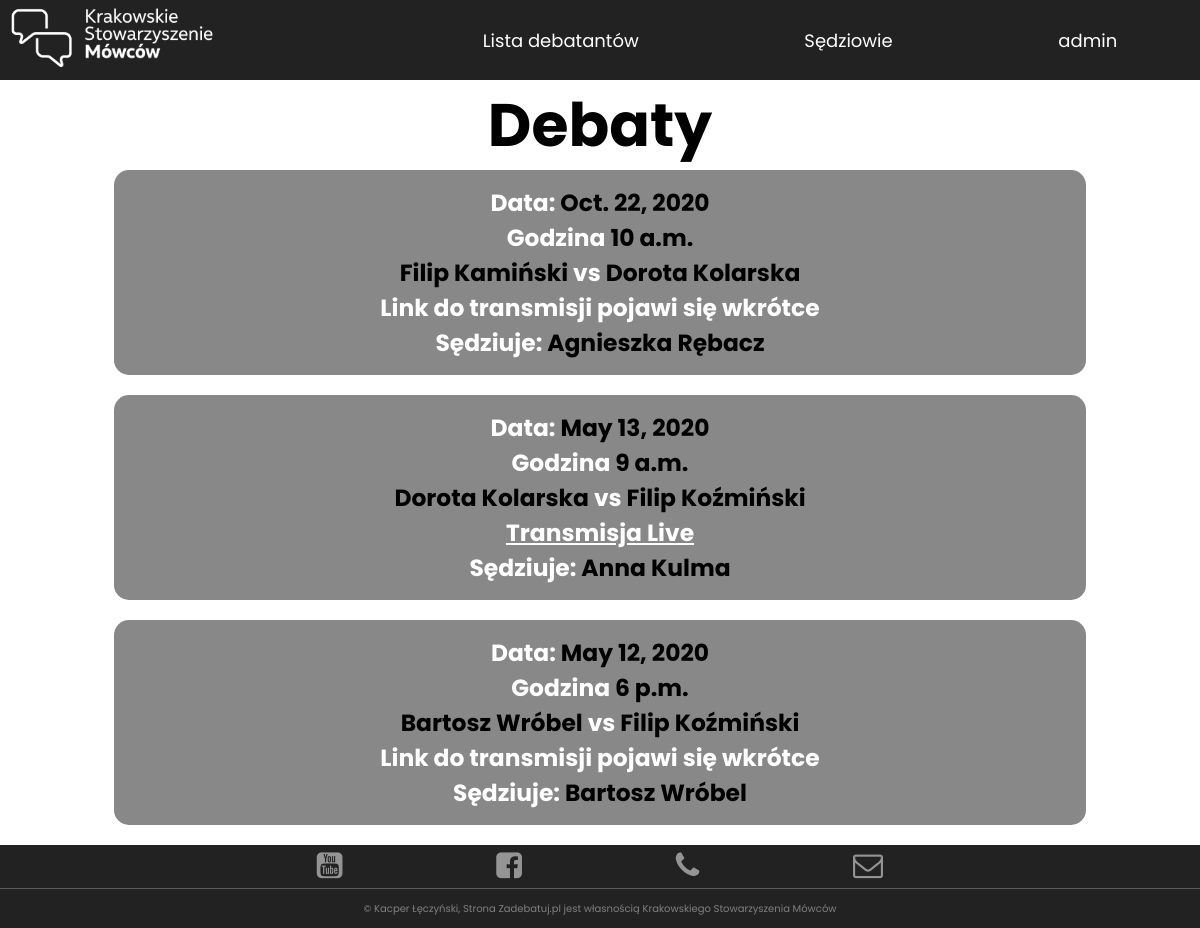
The app's page /live/ (signed in) with its own data.
### ksm_app/models.py (models this page shows, shortened)
class DebatantsBattle(models.Model):
    user1 = models.ForeignKey(Debatants, related_name="user1", on_delete=models.SET_NULL, null=True)
    user2 = models.ForeignKey(Debatants, related_name="user2", on_delete=models.SET_NULL, null=True)
    judge = models.ForeignKey(Judges, on_delete=models.SET_NULL, null=True)
    data = models.DateField(max_length=256, null=True)
    godzina = models.TimeField(max_length=256, null=True)
    transmisja = models.URLField(blank=True)
    class Meta:
        ordering = ['-data']

class Debatants(models.Model):
    user = models.OneToOneField(User, on_delete=models.CASCADE, null=True)
    imię = models.CharField(max_length=256)
    nazwisko = models.CharField(max_length=256)
    email = models.EmailField(max_length=256, null=True)
    miasto = models.CharField(max_length=256)
    szkoła = models.CharField(max_length=256)
    organizacja = models.CharField(max_length=256)
    facebook = models.URLField(max_length=256, null=True)
    opis = models.TextField(max_length=1000, null=True)
    terminy = models.TextField(max_length=1000, null=True)
    accept = models.BooleanField(default=False)
    accept2 = models.BooleanField(default=False)
    class Meta:
        ordering = ['imię']
    def __str__(self):
        return (self.imię + ' ' + self.nazwisko)

class Judges(models.Model):
    user = models.OneToOneField(User, on_delete=models.CASCADE, null=True)
    imię = models.CharField(max_length=256)
    nazwisko = models.CharField(max_length=256)
    email = models.EmailField(max_length=256, null=True)
    miasto = models.CharField(max_length=256)
    szkoła = models.CharField(max_length=256)
    organizacja = models.CharField(max_length=256)
    dyspozycyjnosc = models.TextField(max_length=1000)
    opis = models.TextField(max_length=2000)
    facebook = models.URLField(max_length=256, null=True)
    accept = models.BooleanField(default=False)
    accept2 = models.BooleanField(default=False)
    class Meta:
        ordering = ['imię']
    def __str__(self):
        return self.imię + ' ' + self.nazwisko

### ksm_app/views.py (the view)
# urls.py: path('live/', views.ShowBattle, name='live'),
def ShowBattle(request):
    battles = DebatantsBattle.objects.all()
    return render(request, 'ksm_app2/live.html', {'battles': battles})

### ksm_app/templatetags/has_group.py (called while the page is built)
@register.filter
def has_group(user, group_name = 'judges'):
    group = Group.objects.get(name = group_name)
    return True if group in user.groups.all() else False

### templates/ksm_app2/live.html (shortened to what this page needs)
{% load static %}
{% load has_group %}
<!doctype html>
<html lang="en">
<head>
    <link rel="stylesheet" href="{% static '/css/style.css' %}">
    <link rel="stylesheet" href="{% static '/css/rwd.css' %}">
    <link rel="stylesheet" href="{% static '/css2/live.css' %}">
    <link rel="stylesheet" href="https://cdnjs.cloudflare.com/ajax/libs/font-awesome/4.7.0/css/font-awesome.min.css">
</head>
<body>
<header class="main-container">
    <div class="logo">
        <a href="{% url 'ksm_app:base' %}"><img src="{% static '/img2/KSM_logo_poziom_biel-kopia.png' %}" alt=""></a>
    </div>
    <nav>
        <ul class="nav-links">
            {% if user.is_authenticated %}
                <li class="nav-link"><a href="{% url 'ksm_app:debatants_list' %}">Lista debatantów</a></li>
                <li class="nav-link"><a href="{% url 'ksm_app:judges_list' %}">Sędziowie</a></li>
                {% if request.user|has_group:'judges' %}
                    <li class="nav-link-user"><a href="{% url 'ksm_app:judges_profile' %}"> {{ user.username }}</a></li>
                {% else %}
                    <li class="nav-link-user"><a href="{% url 'ksm_app:debatants_profile' %}"> {{ user.username }}</a>
                    </li>
                {% endif %}
            {% else %}
                <li class="nav-link"><a href="{% url 'ksm_app:choose' %}">Zarejestruj</a></li>
                <li class="nav-link"><a href="{% url 'ksm_app:user_login' %}">Zaloguj</a></li>
            {% endif %}
        </ul>
    </nav>
</header>
<main class="live-section">
    <h1>Debaty</h1>
    {% for battle in battles %}
        <div class="live-form">
            <h3>Data: <span>{{ battle.data }}</span></h3>
            <h3>Godzina <span> {{ battle.godzina }}</span></h3>
            <h3><span>{{ battle.user1 }}</span> vs <span>{{ battle.user2 }}</span></h3>
            {% if battle.transmisja %}
                <h3><a href="{{ battle.transmisja }}">Transmisja Live</a></h3>
            {% else %}
                <h3>Link do transmisji pojawi się wkrótce</h3>
            {% endif %}
            <h3>Sędziuje: <span>{{ battle.judge }}</span></h3>
        </div>
    {% endfor %}
</main>
<footer class="main-footer">
    <div class="footer-content">
        <ul class="links">
            <li class="link">
                <a href="https://www.youtube.com/channel/UCd2KIvR-DMDGMT_ce2gJzAw" target="_blank">
                    <i class="fa fa-youtube-square fa-2x"></i>
                </a>
            </li>
            <li class="link">
                <a href="https://www.facebook.com/ksmowcow/" target="_blank">
                    <i class="fa fa-facebook-square fa-2x"></i>
                </a>
            </li>
            <li class="link">
                <a href="{% url 'ksm_app:phone' %}">
                    <i class="fa fa-phone"></i>
                </a>
            </li>
            <li class="link">
                <a href="mailto:ksmowcow@gmail.com">
                    <i class="fa fa-envelope-o"></i>
                </a>
            </li>
        </ul>
    </div>
    <div class="copyright">
        <p>&copy; Kacper Łęczyński, Strona Zadebatuj.pl jest
            własnością Krakowskiego Stowarzyszenia Mówców</p>
    </div>
</footer>
</body>
</html>

### static/css/style.css (style rules this page uses)
* { padding: 0; margin: 0; box-sizing: border-box; }
body { font-family: 'Poppins', sans-serif; background-image: url("/static/img2/seventh.jpg"); background-position: center center; background-repeat: no-repeat; background-attachment: fixed; background-size: cover; }
header { position: fixed; display: flex; width: 100%; align-items: center; z-index: 1; height: 10vh; }
.logo, .nav-links { display: flex; }
.logo img { padding-left: 5%; height: 8vh; max-width: 400px; }
nav { flex: 2; }
.logo { flex: 3; }
.logo img { cursor: pointer; }
.nav-links { justify-content: space-around; list-style: none; }
.nav-link a { text-decoration: none; color: #ffffff; }
.nav-link-user a { text-decoration: none; color: white; }
.nav-link { position: relative; }
.main-footer { bottom: 5%; width: 100%; background-color: #222222; }
.links { width: 60%; margin: auto; display: flex; justify-content: space-around; list-style: none; color: #e0dede; }
.link { padding: 0.7%; }
.footer-content .links .link i { cursor: pointer; color: #959494; font-size: 30px !important; }
.copyright { height: 5vh; border-top: 1px solid #5c5b5b; background-color: #222222; bottom: 0; display: flex; align-items: center; }
.copyright p { flex: 1; text-align: center; color: grey; font-size: 10px; }

### static/css/rwd.css (style rules this page uses)
@media screen and (max-width: 1200px) { .logo img { height: 8vh; max-width: 500px; } }
@media screen and (max-width: 1200px) { .nav-link a, .nav-link-user { font-size: 18px; } }
@media screen and (max-width: 1200px) { .logo { flex: 1; } }
@media screen and (max-width: 1200px) { .link i { font-size: 25px !important; } }

### static/css2/live.css (style rules this page uses)
body { background: none; }
header { background-color: #222222; }
.live-section { padding-top: 10vh; height: auto; min-height: 90vh; width: 90%; margin: auto; display: flex; justify-content: space-between; align-items: center; flex-direction: column; }
.live-section h1 { flex: 1; font-size: 60px; }
.live-section .live-form { padding: 15px; text-align: center; display: flex; flex-direction: column; align-items: center; justify-content: space-around; flex:3; background-color: #888888; color: white; width: 90%; margin-bottom: 20px; border-radius: 15px; align-self: center; font-size: 20px; animation: show 2s forwards; }
.live-section .live-form span { color: black; }
.live-section .live-form a { color: #ffffff; }

### records on screen
DebatantsBattle: data "Oct. 22, 2020", godzina "10 a.m.", user1 "Filip Kamiński", user2 "Dorota Kolarska", transmisja "Link do transmisji pojawi się wkrótce", judge "Agnieszka Rębacz"
DebatantsBattle: data "May 13, 2020", godzina "9 a.m.", user1 "Dorota Kolarska", user2 "Filip Koźmiński", judge "Anna Kulma"
DebatantsBattle: data "May 12, 2020", godzina "6 p.m.", user1 "Bartosz Wróbel", user2 "Filip Koźmiński", transmisja "Link do transmisji pojawi się wkrótce", judge "Bartosz Wróbel"

### other values on screen
{{ user.username }} "admin"
